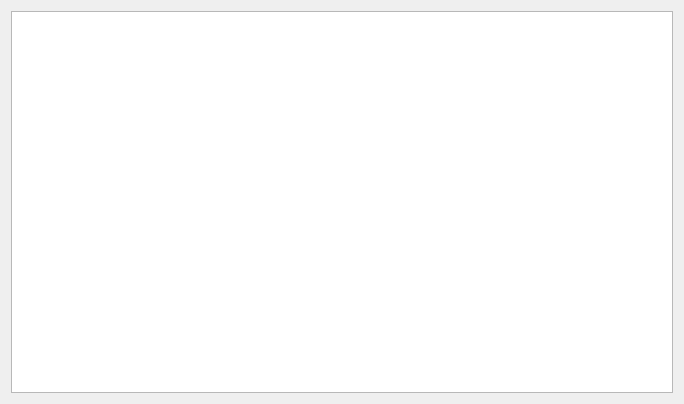
<?xml version="1.0" encoding="UTF-8"?>
<ui version="4.0">
 <class>ShapefileAttributeDialog</class>
 <widget class="QDialog" name="ShapefileAttributeDialog">
  <property name="geometry">
   <rect>
    <x>0</x>
    <y>0</y>
    <width>684</width>
    <height>404</height>
   </rect>
  </property>
  <property name="windowTitle">
   <string>Shapefile Attributes</string>
  </property>
  <layout class="QGridLayout" name="gridLayout">
   <item row="0" column="0">
    <widget class="QTableView" name="tableView"/>
   </item>
  </layout>
 </widget>
 <resources/>
 <connections/>
</ui>
